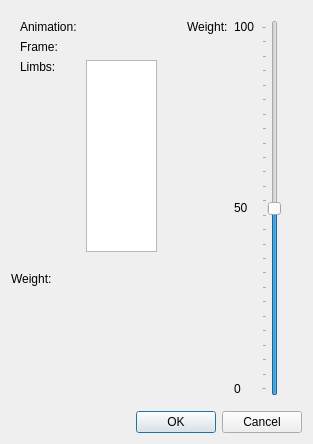
<?xml version="1.0" encoding="UTF-8"?>
<ui version="4.0">
 <class>LimbsWeightDialog</class>
 <widget class="QDialog" name="LimbsWeightDialog">
  <property name="geometry">
   <rect>
    <x>0</x>
    <y>0</y>
    <width>313</width>
    <height>444</height>
   </rect>
  </property>
  <property name="windowTitle">
   <string>Set limb(s) weight</string>
  </property>
  <layout class="QGridLayout" name="gridLayout">
   <item row="6" column="0" colspan="6">
    <widget class="QDialogButtonBox" name="buttonBox">
     <property name="orientation">
      <enum>Qt::Horizontal</enum>
     </property>
     <property name="standardButtons">
      <set>QDialogButtonBox::Cancel|QDialogButtonBox::Ok</set>
     </property>
     <property name="centerButtons">
      <bool>false</bool>
     </property>
    </widget>
   </item>
   <item row="0" column="0" colspan="2">
    <widget class="QWidget" name="widget" native="true">
     <property name="sizePolicy">
      <sizepolicy hsizetype="Fixed" vsizetype="Fixed">
       <horstretch>0</horstretch>
       <verstretch>0</verstretch>
      </sizepolicy>
     </property>
     <property name="minimumSize">
      <size>
       <width>150</width>
       <height>200</height>
      </size>
     </property>
     <property name="maximumSize">
      <size>
       <width>200</width>
       <height>16777215</height>
      </size>
     </property>
     <layout class="QGridLayout" name="gridLayout_2">
      <item row="0" column="0">
       <widget class="QLabel" name="label1">
        <property name="sizePolicy">
         <sizepolicy hsizetype="Maximum" vsizetype="Maximum">
          <horstretch>0</horstretch>
          <verstretch>0</verstretch>
         </sizepolicy>
        </property>
        <property name="text">
         <string>Animation: </string>
        </property>
       </widget>
      </item>
      <item row="1" column="0">
       <widget class="QLabel" name="label2">
        <property name="sizePolicy">
         <sizepolicy hsizetype="Maximum" vsizetype="Maximum">
          <horstretch>0</horstretch>
          <verstretch>0</verstretch>
         </sizepolicy>
        </property>
        <property name="text">
         <string>Frame: </string>
        </property>
       </widget>
      </item>
      <item row="0" column="1">
       <widget class="QLabel" name="animNameLabel">
        <property name="sizePolicy">
         <sizepolicy hsizetype="Maximum" vsizetype="Maximum">
          <horstretch>0</horstretch>
          <verstretch>0</verstretch>
         </sizepolicy>
        </property>
        <property name="text">
         <string>&lt;name&gt;</string>
        </property>
       </widget>
      </item>
      <item row="1" column="1">
       <widget class="QLabel" name="frameNumberLabel">
        <property name="sizePolicy">
         <sizepolicy hsizetype="Maximum" vsizetype="Maximum">
          <horstretch>0</horstretch>
          <verstretch>0</verstretch>
         </sizepolicy>
        </property>
        <property name="text">
         <string>&lt;number&gt;</string>
        </property>
       </widget>
      </item>
      <item row="2" column="0">
       <widget class="QLabel" name="label">
        <property name="sizePolicy">
         <sizepolicy hsizetype="Maximum" vsizetype="Maximum">
          <horstretch>0</horstretch>
          <verstretch>0</verstretch>
         </sizepolicy>
        </property>
        <property name="text">
         <string>Limbs: </string>
        </property>
       </widget>
      </item>
      <item row="2" column="1" rowspan="2">
       <widget class="QListWidget" name="limbNamesListWidget">
        <property name="enabled">
         <bool>true</bool>
        </property>
        <property name="sizePolicy">
         <sizepolicy hsizetype="Fixed" vsizetype="Fixed">
          <horstretch>0</horstretch>
          <verstretch>0</verstretch>
         </sizepolicy>
        </property>
        <property name="selectionMode">
         <enum>QAbstractItemView::NoSelection</enum>
        </property>
        <property name="selectionBehavior">
         <enum>QAbstractItemView::SelectItems</enum>
        </property>
       </widget>
      </item>
      <item row="3" column="0">
       <spacer name="verticalSpacer">
        <property name="orientation">
         <enum>Qt::Vertical</enum>
        </property>
        <property name="sizeHint" stdset="0">
         <size>
          <width>20</width>
          <height>40</height>
         </size>
        </property>
       </spacer>
      </item>
     </layout>
    </widget>
   </item>
   <item row="0" column="3" rowspan="4">
    <widget class="QWidget" name="widget_2" native="true">
     <property name="sizePolicy">
      <sizepolicy hsizetype="Fixed" vsizetype="Minimum">
       <horstretch>0</horstretch>
       <verstretch>0</verstretch>
      </sizepolicy>
     </property>
     <property name="minimumSize">
      <size>
       <width>0</width>
       <height>300</height>
      </size>
     </property>
     <layout class="QGridLayout" name="gridLayout_3">
      <item row="0" column="2" rowspan="5">
       <widget class="QSlider" name="weightSlider">
        <property name="maximum">
         <number>100</number>
        </property>
        <property name="value">
         <number>50</number>
        </property>
        <property name="orientation">
         <enum>Qt::Vertical</enum>
        </property>
        <property name="tickPosition">
         <enum>QSlider::TicksAbove</enum>
        </property>
        <property name="tickInterval">
         <number>4</number>
        </property>
       </widget>
      </item>
      <item row="0" column="0">
       <widget class="QLabel" name="label_2">
        <property name="text">
         <string>Weight:</string>
        </property>
       </widget>
      </item>
      <item row="0" column="1">
       <widget class="QLabel" name="label_3">
        <property name="text">
         <string>100</string>
        </property>
       </widget>
      </item>
      <item row="4" column="1">
       <widget class="QLabel" name="label_4">
        <property name="text">
         <string>0</string>
        </property>
       </widget>
      </item>
      <item row="1" column="0" rowspan="4">
       <spacer name="verticalSpacer_2">
        <property name="orientation">
         <enum>Qt::Vertical</enum>
        </property>
        <property name="sizeHint" stdset="0">
         <size>
          <width>20</width>
          <height>40</height>
         </size>
        </property>
       </spacer>
      </item>
      <item row="3" column="1">
       <spacer name="verticalSpacer_3">
        <property name="orientation">
         <enum>Qt::Vertical</enum>
        </property>
        <property name="sizeHint" stdset="0">
         <size>
          <width>20</width>
          <height>40</height>
         </size>
        </property>
       </spacer>
      </item>
      <item row="2" column="1">
       <widget class="QLabel" name="label_5">
        <property name="text">
         <string>50</string>
        </property>
       </widget>
      </item>
      <item row="1" column="1">
       <spacer name="verticalSpacer_5">
        <property name="orientation">
         <enum>Qt::Vertical</enum>
        </property>
        <property name="sizeHint" stdset="0">
         <size>
          <width>20</width>
          <height>40</height>
         </size>
        </property>
       </spacer>
      </item>
     </layout>
    </widget>
   </item>
   <item row="3" column="0" colspan="2">
    <spacer name="verticalSpacer_4">
     <property name="orientation">
      <enum>Qt::Vertical</enum>
     </property>
     <property name="sizeHint" stdset="0">
      <size>
       <width>20</width>
       <height>40</height>
      </size>
     </property>
    </spacer>
   </item>
   <item row="0" column="4">
    <spacer name="horizontalSpacer">
     <property name="orientation">
      <enum>Qt::Horizontal</enum>
     </property>
     <property name="sizeHint" stdset="0">
      <size>
       <width>40</width>
       <height>20</height>
      </size>
     </property>
    </spacer>
   </item>
   <item row="1" column="0">
    <widget class="QLabel" name="label_6">
     <property name="sizePolicy">
      <sizepolicy hsizetype="Fixed" vsizetype="Fixed">
       <horstretch>0</horstretch>
       <verstretch>0</verstretch>
      </sizepolicy>
     </property>
     <property name="text">
      <string>Weight: </string>
     </property>
    </widget>
   </item>
   <item row="1" column="1">
    <widget class="QLabel" name="weightLabel">
     <property name="font">
      <font>
       <pointsize>16</pointsize>
       <weight>75</weight>
       <bold>true</bold>
      </font>
     </property>
     <property name="styleSheet">
      <string notr="true">color: rgb(0, 0, 127);</string>
     </property>
     <property name="text">
      <string>&lt;weight&gt;</string>
     </property>
    </widget>
   </item>
  </layout>
 </widget>
 <resources/>
 <connections>
  <connection>
   <sender>buttonBox</sender>
   <signal>accepted()</signal>
   <receiver>LimbsWeightDialog</receiver>
   <slot>accept()</slot>
   <hints>
    <hint type="sourcelabel">
     <x>248</x>
     <y>254</y>
    </hint>
    <hint type="destinationlabel">
     <x>157</x>
     <y>274</y>
    </hint>
   </hints>
  </connection>
  <connection>
   <sender>buttonBox</sender>
   <signal>rejected()</signal>
   <receiver>LimbsWeightDialog</receiver>
   <slot>reject()</slot>
   <hints>
    <hint type="sourcelabel">
     <x>316</x>
     <y>260</y>
    </hint>
    <hint type="destinationlabel">
     <x>286</x>
     <y>274</y>
    </hint>
   </hints>
  </connection>
 </connections>
</ui>
